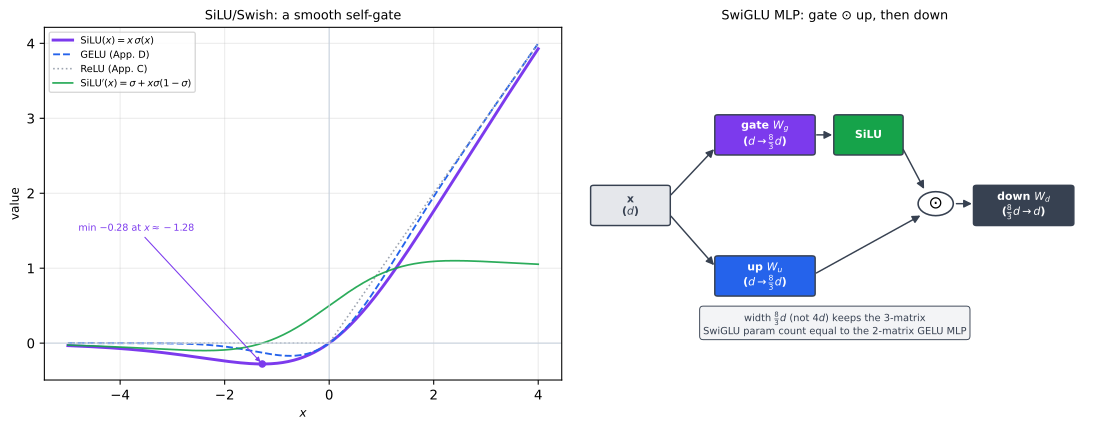

Python code for this plot:
"""Figure E.3 — SwiGLU: the SiLU gate and the gated MLP.

Left: SiLU(x)=x*sigma(x) and its derivative vs ReLU/GELU — the smooth self-gate
that replaces the activation. Right: a schematic of the SwiGLU MLP, two parallel
projections (gate + up) multiplied elementwise then projected down, with the 8/3 d
hidden width that keeps the parameter count equal to a 4d GELU MLP.

SwiGLU: Shazeer 2020, used by Llama with hidden width (2/3)*4d = 8/3 d [65, Sec 2.2].

Output: appendix-e-swiglu.svg
"""
import pathlib
import numpy as np
import matplotlib
matplotlib.use("Agg")
import matplotlib.pyplot as plt
from matplotlib.patches import FancyBboxPatch, FancyArrowPatch
from math import erf

HERE = pathlib.Path(__file__).resolve().parent
SILU_C, RELU_C, GELU_C, EDGE = "#7c3aed", "#9ca3af", "#2563eb", "#374151"

fig, (ax1, ax2) = plt.subplots(1, 2, figsize=(11.6, 4.6))

# --- left: SiLU vs ReLU vs GELU, plus SiLU' ---
x = np.linspace(-5, 4, 601)
sig = 1 / (1 + np.exp(-x))
silu = x * sig
silu_d = sig + x * sig * (1 - sig)
relu = np.maximum(x, 0)
gelu = x * 0.5 * (1 + np.vectorize(erf)(x / np.sqrt(2)))
ax1.plot(x, silu, color=SILU_C, lw=2.2, label=r"SiLU$(x)=x\,\sigma(x)$")
ax1.plot(x, gelu, color=GELU_C, lw=1.4, ls="--", label="GELU (App. D)")
ax1.plot(x, relu, color=RELU_C, lw=1.2, ls=":", label="ReLU (App. C)")
ax1.plot(x, silu_d, color="#16a34a", lw=1.3, alpha=0.9,
         label=r"SiLU$'(x)=\sigma+x\sigma(1-\sigma)$")
ax1.axhline(0, color="#cbd5e1", lw=0.8); ax1.axvline(0, color="#cbd5e1", lw=0.8)
mn = silu.min(); mnx = x[np.argmin(silu)]
ax1.scatter([mnx], [mn], color=SILU_C, s=22, zorder=5)
ax1.annotate(f"min ${mn:.2f}$ at $x{{\\approx}}{mnx:.2f}$", (mnx, mn),
             xytext=(-4.8, 1.5), fontsize=7.2, color=SILU_C,
             arrowprops=dict(arrowstyle="-|>", color=SILU_C, lw=0.8))
ax1.set_xlabel("$x$", fontsize=9); ax1.set_ylabel("value", fontsize=9)
ax1.set_title("SiLU/Swish: a smooth self-gate", fontsize=9.6)
ax1.grid(alpha=0.25); ax1.legend(fontsize=7.3, loc="upper left")

# --- right: SwiGLU MLP schematic ---
ax2.set_xlim(0, 10); ax2.set_ylim(0, 10); ax2.axis("off")
ax2.set_title("SwiGLU MLP: gate $\\odot$ up, then down", fontsize=9.6)


def b(x0, y0, w, h, t, fc, fs=8.2, tc="white"):
    ax2.add_patch(FancyBboxPatch((x0, y0), w, h,
                  boxstyle="round,pad=0.02,rounding_size=0.06",
                  lw=1.1, edgecolor=EDGE, facecolor=fc))
    ax2.text(x0 + w / 2, y0 + h / 2, t, ha="center", va="center",
             fontsize=fs, color=tc, fontweight="bold")


arr = dict(arrowstyle="-|>", color=EDGE, lw=1.1, mutation_scale=12)
b(0.3, 4.4, 1.5, 1.1, "$\\mathbf{x}$\n($d$)", "#e5e7eb", tc=EDGE)
# two parallel projections
b(2.7, 6.4, 1.9, 1.1, "gate $W_g$\n($d\\to\\frac{8}{3}d$)", "#7c3aed")
b(2.7, 2.4, 1.9, 1.1, "up $W_u$\n($d\\to\\frac{8}{3}d$)", "#2563eb")
b(5.0, 6.4, 1.3, 1.1, "SiLU", "#16a34a")
ax2.add_patch(plt.Circle((6.95, 5.0), 0.34, fc="white", ec=EDGE, lw=1.2, zorder=4))
ax2.text(6.95, 5.0, "$\\odot$", ha="center", va="center", fontsize=13, zorder=5)
b(7.7, 4.4, 1.9, 1.1, "down $W_d$\n($\\frac{8}{3}d\\to d$)", "#374151")
ax2.add_patch(FancyArrowPatch((1.8, 5.2), (2.7, 6.6), **arr))
ax2.add_patch(FancyArrowPatch((1.8, 4.7), (2.7, 3.2), **arr))
ax2.add_patch(FancyArrowPatch((4.6, 6.95), (5.0, 6.95), **arr))
ax2.add_patch(FancyArrowPatch((6.3, 6.6), (6.75, 5.35), **arr))
ax2.add_patch(FancyArrowPatch((4.6, 3.0), (6.7, 4.7), **arr))
ax2.add_patch(FancyArrowPatch((7.3, 5.0), (7.7, 5.0), **arr))
ax2.text(5.0, 1.3, "width $\\frac{8}{3}d$ (not $4d$) keeps the 3-matrix\n"
                   "SwiGLU param count equal to the 2-matrix GELU MLP",
         ha="center", fontsize=7.4, color=EDGE,
         bbox=dict(boxstyle="round,pad=0.35", fc="#f3f4f6", ec=EDGE, lw=0.7))

fig.tight_layout()
fig.savefig(HERE / "appendix-e-swiglu.svg", bbox_inches="tight")
print("wrote appendix-e-swiglu.svg")
